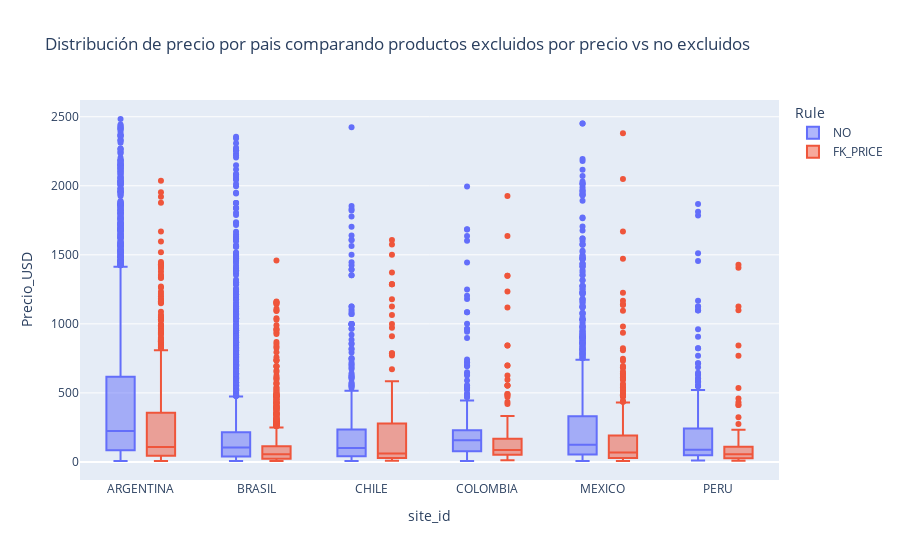

This figure's notebook cell:
### Markdown cell above
- Todos los productos con ```Score``` en el modelo de ML igual a 1 son moderados por ```FK_MODEL``` y son clasificados como ```Fake```.
- Solo productos con score superior a un threshold >~75% son filtrados por ```FK_ATTRIBUTE``` o ```FK_PRICE```.
- Dado que no todos los productos con un score >\~75% son filtrados, se entiende que todos los productos con score >~0.75 y <1 son pasados por reglas de validación adicionales.

### , procedemos a analizar los precios de estos productos para entender la lógica de la regla ```FK_PRICE```

### Code cell
# Filtro de precios por regla
df_ = df[(df['Score'] >= 0.77)&((df['Rule'] == 'FK_PRICE')|(df['Rule'] == 'NO'))]
# Excluir outliers en precio para facilitar la visualización
low, high = df_["Precio_USD"].quantile([0.01, 0.99])
df_filtered = df_[(df_["Precio_USD"] >= low) & (df_["Precio_USD"] <= high)]
# Boxplot de precio por país
fig = px.box(df_filtered, x="site_id", y="Precio_USD", color="Rule", title="Distribución de precio por pais comparando productos excluidos por precio vs no excluidos")
fig.show()

### Figure 1 — Plotly figure (JSON) as saved in the notebook; plotly's stock layout.template omitted (floating-point values rounded to 4 significant figures; data arrays with more than 128 entries replaced by an {"elided": "..."} marker saying what was removed)
{"data": [{"alignmentgroup": "True", "hovertemplate": "Rule=NO<br>site_id=%{x}<br>Precio_USD=%{y}<extra></extra>", "legendgroup": "NO", "marker": {"color": "#636efa"}, "name": "NO", "notched": false, "offsetgroup": "NO", "orientation": "v", "showlegend": true, "type": "box", "x": {"elided": "7270 str values"}, "x0": " ", "xaxis": "x", "y": {"elided": "7270 float values"}, "y0": " ", "yaxis": "y"}, {"alignmentgroup": "True", "hovertemplate": "Rule=FK_PRICE<br>site_id=%{x}<br>Precio_USD=%{y}<extra></extra>", "legendgroup": "FK_PRICE", "marker": {"color": "#EF553B"}, "name": "FK_PRICE", "notched": false, "offsetgroup": "FK_PRICE", "orientation": "v", "showlegend": true, "type": "box", "x": {"elided": "2501 str values"}, "x0": " ", "xaxis": "x", "y": {"elided": "2501 float values"}, "y0": " ", "yaxis": "y"}], "layout": {"boxmode": "group", "legend": {"title": {"text": "Rule"}, "tracegroupgap": 0}, "title": {"text": "Distribución de precio por pais comparando productos excluidos por precio vs no excluidos"}, "xaxis": {"anchor": "y", "domain": [0, 1], "title": {"text": "site_id"}}, "yaxis": {"anchor": "x", "domain": [0, 1], "title": {"text": "Precio_USD"}}}}
